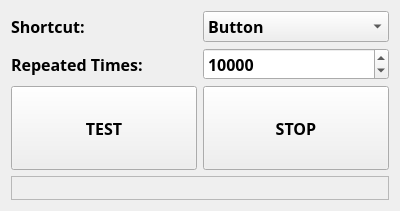
<?xml version="1.0" encoding="UTF-8"?>
<ui version="4.0">
 <class>QHRepeatedTest</class>
 <widget class="QDockWidget" name="QHRepeatedTest">
  <property name="geometry">
   <rect>
    <x>0</x>
    <y>0</y>
    <width>400</width>
    <height>211</height>
   </rect>
  </property>
  <property name="font">
   <font>
    <family>Microsoft Tai Le</family>
    <pointsize>12</pointsize>
    <weight>75</weight>
    <bold>true</bold>
   </font>
  </property>
  <property name="floating">
   <bool>true</bool>
  </property>
  <property name="allowedAreas">
   <set>Qt::NoDockWidgetArea</set>
  </property>
  <property name="windowTitle">
   <string>Repeated Test</string>
  </property>
  <widget class="QWidget" name="widget">
   <layout class="QVBoxLayout" name="verticalLayout">
    <item>
     <layout class="QHBoxLayout" name="horizontalLayout">
      <item>
       <widget class="QLabel" name="label">
        <property name="text">
         <string>Shortcut:</string>
        </property>
       </widget>
      </item>
      <item>
       <widget class="QComboBox" name="shortcutcomboBox">
        <item>
         <property name="text">
          <string>Button</string>
         </property>
        </item>
        <item>
         <property name="text">
          <string notr="true">0</string>
         </property>
        </item>
        <item>
         <property name="text">
          <string notr="true">1</string>
         </property>
        </item>
        <item>
         <property name="text">
          <string notr="true">2</string>
         </property>
        </item>
        <item>
         <property name="text">
          <string notr="true">3</string>
         </property>
        </item>
        <item>
         <property name="text">
          <string notr="true">4</string>
         </property>
        </item>
        <item>
         <property name="text">
          <string notr="true">5</string>
         </property>
        </item>
        <item>
         <property name="text">
          <string notr="true">6</string>
         </property>
        </item>
        <item>
         <property name="text">
          <string notr="true">7</string>
         </property>
        </item>
        <item>
         <property name="text">
          <string notr="true">8</string>
         </property>
        </item>
        <item>
         <property name="text">
          <string notr="true">9</string>
         </property>
        </item>
        <item>
         <property name="text">
          <string notr="true">A</string>
         </property>
        </item>
        <item>
         <property name="text">
          <string notr="true">B</string>
         </property>
        </item>
        <item>
         <property name="text">
          <string notr="true">C</string>
         </property>
        </item>
        <item>
         <property name="text">
          <string notr="true">D</string>
         </property>
        </item>
        <item>
         <property name="text">
          <string notr="true">E</string>
         </property>
        </item>
        <item>
         <property name="text">
          <string notr="true">F</string>
         </property>
        </item>
        <item>
         <property name="text">
          <string notr="true">G</string>
         </property>
        </item>
        <item>
         <property name="text">
          <string notr="true">H</string>
         </property>
        </item>
        <item>
         <property name="text">
          <string notr="true">I</string>
         </property>
        </item>
        <item>
         <property name="text">
          <string notr="true">J</string>
         </property>
        </item>
        <item>
         <property name="text">
          <string notr="true">K</string>
         </property>
        </item>
        <item>
         <property name="text">
          <string notr="true">L</string>
         </property>
        </item>
        <item>
         <property name="text">
          <string notr="true">M</string>
         </property>
        </item>
        <item>
         <property name="text">
          <string notr="true">N</string>
         </property>
        </item>
        <item>
         <property name="text">
          <string notr="true">O</string>
         </property>
        </item>
        <item>
         <property name="text">
          <string notr="true">P</string>
         </property>
        </item>
        <item>
         <property name="text">
          <string notr="true">Q</string>
         </property>
        </item>
        <item>
         <property name="text">
          <string notr="true">R</string>
         </property>
        </item>
        <item>
         <property name="text">
          <string notr="true">S</string>
         </property>
        </item>
        <item>
         <property name="text">
          <string notr="true">T</string>
         </property>
        </item>
        <item>
         <property name="text">
          <string notr="true">U</string>
         </property>
        </item>
        <item>
         <property name="text">
          <string notr="true">V</string>
         </property>
        </item>
        <item>
         <property name="text">
          <string notr="true">W</string>
         </property>
        </item>
        <item>
         <property name="text">
          <string notr="true">X</string>
         </property>
        </item>
        <item>
         <property name="text">
          <string notr="true">Y</string>
         </property>
        </item>
        <item>
         <property name="text">
          <string notr="true">Z</string>
         </property>
        </item>
       </widget>
      </item>
     </layout>
    </item>
    <item>
     <layout class="QHBoxLayout" name="horizontalLayout_2">
      <item>
       <widget class="QLabel" name="label_2">
        <property name="text">
         <string>Repeated Times:</string>
        </property>
       </widget>
      </item>
      <item>
       <widget class="QSpinBox" name="timesspinBox">
        <property name="suffix">
         <string notr="true"/>
        </property>
        <property name="prefix">
         <string notr="true"/>
        </property>
        <property name="minimum">
         <number>1</number>
        </property>
        <property name="maximum">
         <number>2147483647</number>
        </property>
        <property name="value">
         <number>10000</number>
        </property>
       </widget>
      </item>
     </layout>
    </item>
    <item>
     <layout class="QHBoxLayout" name="horizontalLayout_3">
      <item>
       <widget class="QPushButton" name="testpushButton">
        <property name="sizePolicy">
         <sizepolicy hsizetype="Minimum" vsizetype="Preferred">
          <horstretch>0</horstretch>
          <verstretch>0</verstretch>
         </sizepolicy>
        </property>
        <property name="text">
         <string>TEST</string>
        </property>
       </widget>
      </item>
      <item>
       <widget class="QPushButton" name="stoppushButton">
        <property name="sizePolicy">
         <sizepolicy hsizetype="Minimum" vsizetype="Preferred">
          <horstretch>0</horstretch>
          <verstretch>0</verstretch>
         </sizepolicy>
        </property>
        <property name="text">
         <string>STOP</string>
        </property>
       </widget>
      </item>
     </layout>
    </item>
    <item>
     <widget class="QLabel" name="infolabel">
      <property name="sizePolicy">
       <sizepolicy hsizetype="Preferred" vsizetype="Fixed">
        <horstretch>0</horstretch>
        <verstretch>0</verstretch>
       </sizepolicy>
      </property>
      <property name="frameShape">
       <enum>QFrame::StyledPanel</enum>
      </property>
      <property name="text">
       <string/>
      </property>
     </widget>
    </item>
   </layout>
  </widget>
 </widget>
 <layoutdefault spacing="6" margin="11"/>
 <resources/>
 <connections/>
</ui>
